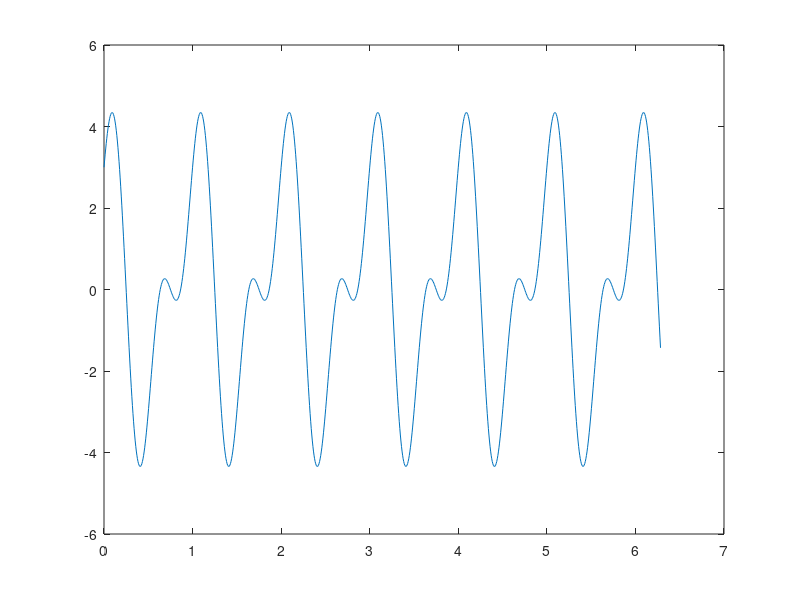

This figure's MATLAB source:
% Signal x(t) = 3*cos(2*pi*t) + 2*sin(4*pi*t)
%First Question First Step

t= linspace(0,2*pi,1000);
x= 3*cos(2*pi*t) + 2*sin(4*pi*t);
%1-a
figure;
plot(t,x);

%1-b
fprintf('The frequency components present in x(t) are:\n');
fprintf('1. cos freq = 2*pi\n');
fprintf('2. sin freq = 4*pi\n');
fprintf('1 / 2 freq \n');


%1-c
average_power = (1/1) * trapz(t, abs(x).^2);
disp('Average power of x(t) over one period:');
disp(average_power);
fprintf('\n -------------------------------\n');
%Second Question
% Given discrete-time signal
d = [1, -2, 3, -4, 5];
%2-a
length_signal = length(d);
fprintf('Length of the signal: %d\n', length_signal);
%2-b
d_3 = d(4); % MATLAB indexing starts from 1
fprintf('Value of d[3]: %d\n', d_3);
%2-c
sum_signal = sum(d);
fprintf('Sum of all elements in the signal: %d\n', sum_signal);
%2-d
energy_signal = sum(d.^2);
fprintf('Energy of the signal: %d\n', energy_signal);